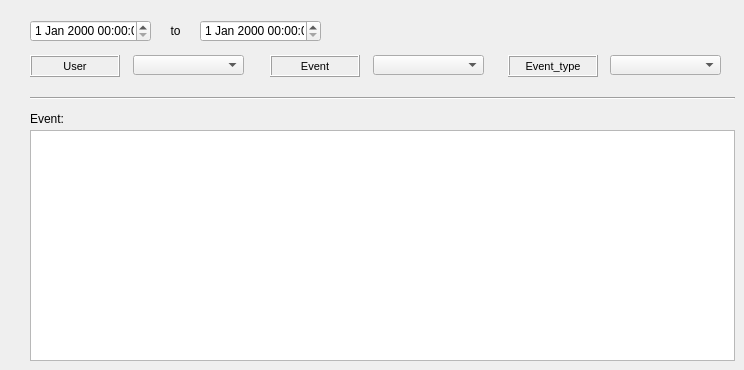
     <widget class="QWidget" name="tab_25">
      <attribute name="title">
       <string>Measure instrument</string>
      </attribute>
      <widget class="QLabel" name="label_event_eventcat_id_5">
       <property name="geometry">
        <rect>
         <x>270</x>
         <y>55</y>
         <width>90</width>
         <height>22</height>
        </rect>
       </property>
       <property name="font">
        <font>
         <pointsize>8</pointsize>
        </font>
       </property>
       <property name="frameShape">
        <enum>QFrame::Box</enum>
       </property>
       <property name="frameShadow">
        <enum>QFrame::Raised</enum>
       </property>
       <property name="text">
        <string>Event</string>
       </property>
       <property name="textFormat">
        <enum>Qt::AutoText</enum>
       </property>
       <property name="scaledContents">
        <bool>false</bool>
       </property>
       <property name="alignment">
        <set>Qt::AlignCenter</set>
       </property>
       <property name="margin">
        <number>3</number>
       </property>
      </widget>
      <widget class="QComboBox" name="event_eventcat_id_5">
       <property name="geometry">
        <rect>
         <x>373</x>
         <y>55</y>
         <width>111</width>
         <height>20</height>
        </rect>
       </property>
      </widget>
      <widget class="QLabel" name="label_event_user_5">
       <property name="geometry">
        <rect>
         <x>30</x>
         <y>55</y>
         <width>90</width>
         <height>22</height>
        </rect>
       </property>
       <property name="font">
        <font>
         <pointsize>8</pointsize>
        </font>
       </property>
       <property name="frameShape">
        <enum>QFrame::Box</enum>
       </property>
       <property name="frameShadow">
        <enum>QFrame::Raised</enum>
       </property>
       <property name="text">
        <string>User</string>
       </property>
       <property name="textFormat">
        <enum>Qt::AutoText</enum>
       </property>
       <property name="scaledContents">
        <bool>false</bool>
       </property>
       <property name="alignment">
        <set>Qt::AlignCenter</set>
       </property>
       <property name="margin">
        <number>3</number>
       </property>
      </widget>
      <widget class="QComboBox" name="event_user_5">
       <property name="geometry">
        <rect>
         <x>133</x>
         <y>55</y>
         <width>111</width>
         <height>20</height>
        </rect>
       </property>
      </widget>
      <widget class="QLabel" name="label_to_7">
       <property name="geometry">
        <rect>
         <x>160</x>
         <y>20</y>
         <width>31</width>
         <height>22</height>
        </rect>
       </property>
       <property name="font">
        <font>
         <pointsize>9</pointsize>
        </font>
       </property>
       <property name="frameShape">
        <enum>QFrame::NoFrame</enum>
       </property>
       <property name="frameShadow">
        <enum>QFrame::Raised</enum>
       </property>
       <property name="text">
        <string>to</string>
       </property>
       <property name="textFormat">
        <enum>Qt::AutoText</enum>
       </property>
       <property name="scaledContents">
        <bool>false</bool>
       </property>
       <property name="alignment">
        <set>Qt::AlignCenter</set>
       </property>
       <property name="margin">
        <number>3</number>
       </property>
      </widget>
      <widget class="QLabel" name="label_result_5">
       <property name="geometry">
        <rect>
         <x>30</x>
         <y>108</y>
         <width>90</width>
         <height>22</height>
        </rect>
       </property>
       <property name="font">
        <font>
         <pointsize>9</pointsize>
        </font>
       </property>
       <property name="frameShape">
        <enum>QFrame::NoFrame</enum>
       </property>
       <property name="frameShadow">
        <enum>QFrame::Plain</enum>
       </property>
       <property name="text">
        <string>Event:</string>
       </property>
       <property name="textFormat">
        <enum>Qt::AutoText</enum>
       </property>
       <property name="scaledContents">
        <bool>false</bool>
       </property>
       <property name="alignment">
        <set>Qt::AlignLeading|Qt::AlignLeft|Qt::AlignVCenter</set>
       </property>
       <property name="margin">
        <number>3</number>
       </property>
      </widget>
      <widget class="QLabel" name="label_cat_event_eventtype_id_5">
       <property name="geometry">
        <rect>
         <x>508</x>
         <y>55</y>
         <width>90</width>
         <height>22</height>
        </rect>
       </property>
       <property name="font">
        <font>
         <pointsize>8</pointsize>
        </font>
       </property>
       <property name="frameShape">
        <enum>QFrame::Box</enum>
       </property>
       <property name="frameShadow">
        <enum>QFrame::Raised</enum>
       </property>
       <property name="text">
        <string>Event_type</string>
       </property>
       <property name="textFormat">
        <enum>Qt::AutoText</enum>
       </property>
       <property name="scaledContents">
        <bool>false</bool>
       </property>
       <property name="alignment">
        <set>Qt::AlignCenter</set>
       </property>
       <property name="margin">
        <number>3</number>
       </property>
      </widget>
      <widget class="Line" name="line">
       <property name="geometry">
        <rect>
         <x>30</x>
         <y>90</y>
         <width>705</width>
         <height>16</height>
        </rect>
       </property>
       <property name="orientation">
        <enum>Qt::Horizontal</enum>
       </property>
      </widget>
      <widget class="QDateTimeEdit" name="event_date_10">
       <property name="geometry">
        <rect>
         <x>200</x>
         <y>20</y>
         <width>121</width>
         <height>22</height>
        </rect>
       </property>
      </widget>
      <widget class="QComboBox" name="cat_event_eventtype_id_5">
       <property name="geometry">
        <rect>
         <x>610</x>
         <y>55</y>
         <width>111</width>
         <height>20</height>
        </rect>
       </property>
      </widget>
      <widget class="QDateTimeEdit" name="event_date_9">
       <property name="geometry">
        <rect>
         <x>30</x>
         <y>20</y>
         <width>121</width>
         <height>22</height>
        </rect>
       </property>
      </widget>
      <widget class="QTableWidget" name="event_x_meter_state_observ">
       <property name="geometry">
        <rect>
         <x>30</x>
         <y>130</y>
         <width>705</width>
         <height>231</height>
        </rect>
       </property>
      </widget>
     </widget>
